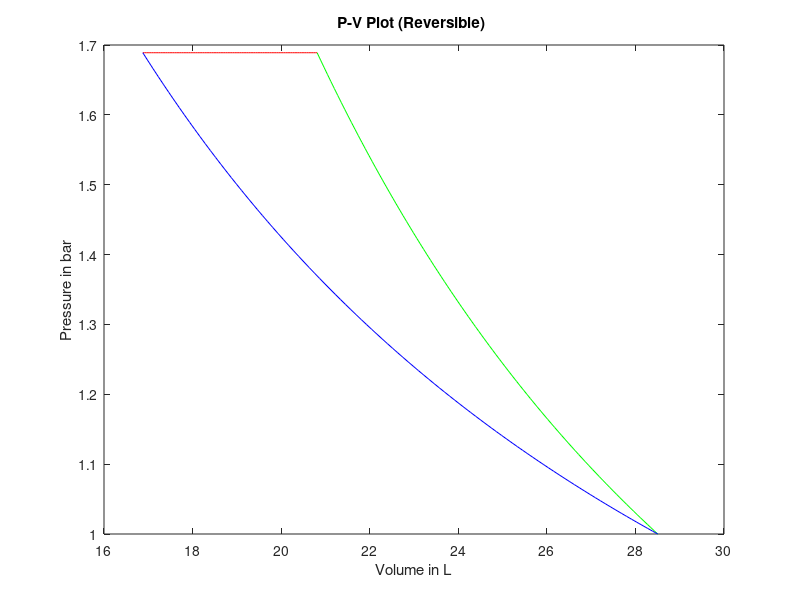
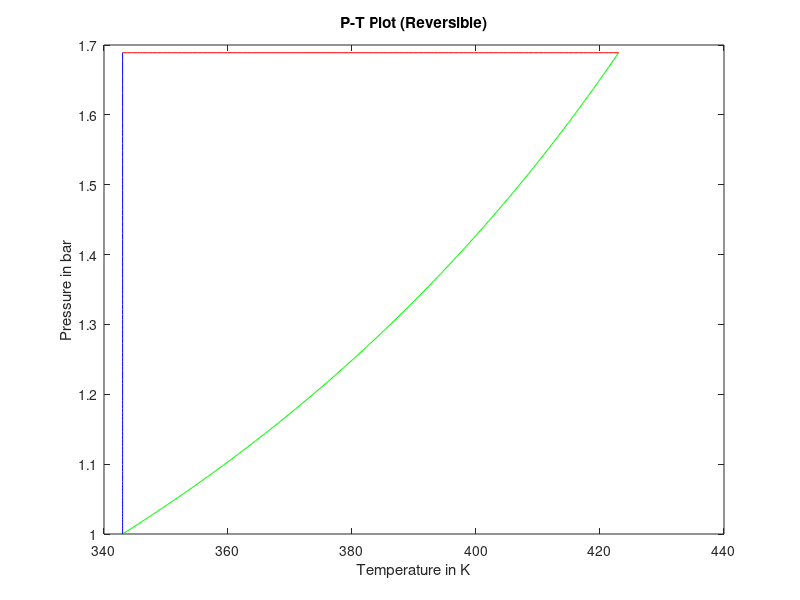
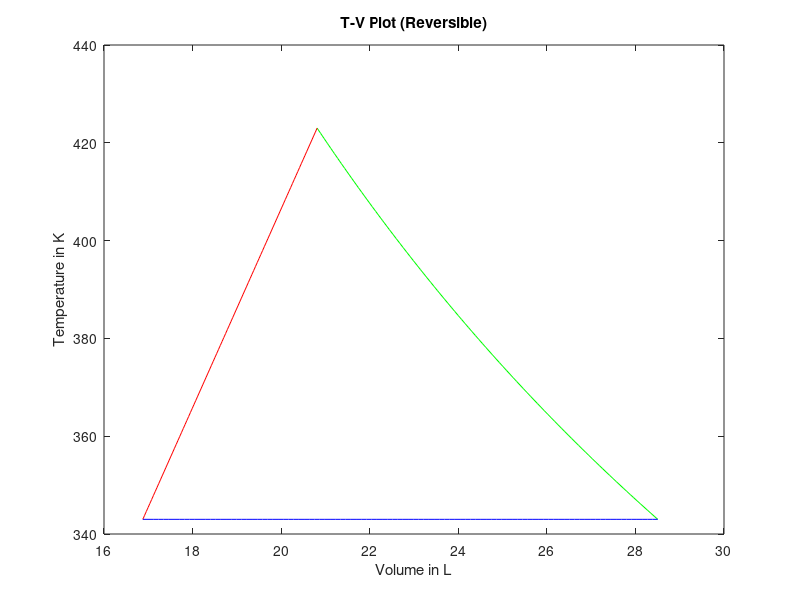

MATLAB code for these plots, in order:
clc
clear
R = 8.314; %in Joule/mol, all energy values will be in Joule/mol too
R1 = 0.0831; %in bar L, all volume values will be in L too
cv = 1.5*R;
cp = 2.5*R;
y = cp/cv; % adiabatic ratio
p0 = 1;
t0 = 70 + 273; %in K
t1 = 150 + 273; %in K
t2 = t0;
t3 = t0;
p3 = p0;

p1 = p0*(((t0/t1)^y)^(1/(1-y))); % process 1 is adiabatic, so t^y * p^(1-y) = const
p2 = p1; %isobaric

% States defined completely, lets solve for Energies now using First Law of
% Thermodynamics and Cp/Cv relation for ideal gases

% For Process 1, Adiabatic Compression
q1 = 0;
u1 = cv*(t1-t0);
w1 = -u1;
h1 = cp*(t1-t0);

% For Process 2, Isobaric Cooling 
u2 = cv*(t2-t1);
h2 = cp*(t2-t1);
q2 = h2;
w2 = q2-u2;

% For Process 3, Isothermal Expansion
u3 = 0;
h3 = 0;
w3 = R*t3*log(p2/p3);
q3 = w3;

% Overall
ut = u1+u2+u3;
ht = h1+h2+h3;
wt = w1+w2+w3;
qt = q1+q2+q3;

disp("Total Internal Energy Change =")
ut
disp("Total Enthalpy Change =")
ht
disp("Total Work Done =")
wt
disp("Total Heat Change =")
qt

% State Volumes 
v0 = R1*t0/p0;
v1 = R1*t1/p1;
v2 = R1*t2/p2;
v3 = v0;

% State Tables for Plotting X axes

v1_table = linspace(v0,v1,100);
v2_table = linspace(v1,v2,100);
v3_table = linspace(v2,v3,100);
t1_table = linspace(t0,t1,100);
t2_table = linspace(t1,t2,100);
t3_table = linspace(t2,t3,100);

% State Tables for Plotting Y axes

p_table1 = zeros(100,1); % Initialising
p_table2 = linspace(p1,p2,100); % Isobaric
p_table3 = zeros(100,1); % Initialising

t_table1 = zeros(100,1); % Initialising
t_table2 = zeros(100,1); % Initialising
t_table3 = linspace(t2,t3,100); % Isothermal

for i=1:100
    p_table1(i) = p0*((v0/v1_table(i))^y); % Adiabatic Eqn
    p_table3(i) = R1*t2/v3_table(i); % Isothermal Eqn
    t_table1(i) = p_table1(i)*v1_table(i)/R1; % Ideal Gas Eqn
    t_table2(i) = p_table2(i)*v2_table(i)/R1; % Ideal Gas Eqn
end



% Plots

figure(1)
plot(v1_table,p_table1,'g') % Green Adiabatic
hold on
plot(v2_table,p_table2,'r') % Red , Isobaric
hold on
plot(v3_table,p_table3,'b') % Blue, Isothermal
title('P-V Plot (Reversible) ')
xlabel ('Volume in L')
ylabel ('Pressure in bar')

figure(2)
plot(t1_table,p_table1,'g') % Green, Adiabatic
hold on
plot(t2_table,p_table2,'r') % Red , Isobaric
hold on
plot(t3_table,p_table3,'b') % Blue, Isothermal
title('P-T Plot (Reversible)')
xlabel ('Temperature in K')
ylabel ('Pressure in bar')

figure(3)
plot(v1_table,t_table1,'g') % Green, Adiabatic
hold on
plot(v2_table,t_table2,'r') % Red , Isobaric
hold on
plot(v3_table,t_table3,'b') % Blue, Isothermal
title('T-V Plot (Reversible)')
xlabel ('Volume in L')
ylabel ('Temperature in K')

% Area under PV Curve 

A1 = trapz(v1_table,p_table1); % For Process 1
A2 = trapz(v2_table,p_table2); % For Process 2
A3 = trapz(v3_table,p_table3); % For Process 3

Area_pv = (A1+A2+A3)*100; % 1 bar-lt = 100 Joules

if (Area_pv-wt < 1) % Check
    disp("Check for Area under the curve Passed, Area is sufficiently close to the Numerical value")
end

